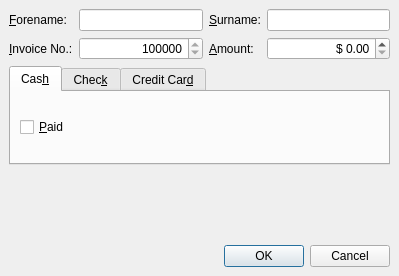
<ui version="4.0" >
 <class>PaymentDlg</class>
 <widget class="QDialog" name="PaymentDlg" >
  <property name="geometry" >
   <rect>
    <x>0</x>
    <y>0</y>
    <width>399</width>
    <height>276</height>
   </rect>
  </property>
  <property name="windowTitle" >
   <string>Payment Form</string>
  </property>
  <layout class="QGridLayout" >
   <property name="margin" >
    <number>9</number>
   </property>
   <property name="spacing" >
    <number>6</number>
   </property>
   <item row="3" column="0" >
    <widget class="QDialogButtonBox" name="buttonBox" >
     <property name="orientation" >
      <enum>Qt::Horizontal</enum>
     </property>
     <property name="standardButtons" >
      <set>QDialogButtonBox::Cancel|QDialogButtonBox::NoButton|QDialogButtonBox::Ok</set>
     </property>
    </widget>
   </item>
   <item row="2" column="0" >
    <spacer>
     <property name="orientation" >
      <enum>Qt::Vertical</enum>
     </property>
     <property name="sizeHint" >
      <size>
       <width>381</width>
       <height>16</height>
      </size>
     </property>
    </spacer>
   </item>
   <item row="1" column="0" >
    <widget class="QTabWidget" name="tabWidget" >
     <property name="currentIndex" >
      <number>0</number>
     </property>
     <widget class="QWidget" name="tab" >
      <attribute name="title" >
       <string>Cas&amp;h</string>
      </attribute>
      <layout class="QHBoxLayout" >
       <property name="margin" >
        <number>9</number>
       </property>
       <property name="spacing" >
        <number>6</number>
       </property>
       <item>
        <widget class="QCheckBox" name="paidCheckBox" >
         <property name="text" >
          <string>&amp;Paid</string>
         </property>
        </widget>
       </item>
      </layout>
     </widget>
     <widget class="QWidget" name="tab_2" >
      <attribute name="title" >
       <string>Chec&amp;k</string>
      </attribute>
      <layout class="QGridLayout" >
       <property name="margin" >
        <number>9</number>
       </property>
       <property name="spacing" >
        <number>6</number>
       </property>
       <item row="1" column="3" >
        <widget class="QLineEdit" name="sortCodeLineEdit" />
       </item>
       <item row="1" column="2" >
        <widget class="QLabel" name="label_8" >
         <property name="text" >
          <string>S&amp;ort Code:</string>
         </property>
         <property name="buddy" >
          <cstring>sortCodeLineEdit</cstring>
         </property>
        </widget>
       </item>
       <item row="0" column="3" >
        <widget class="QLineEdit" name="bankLineEdit" />
       </item>
       <item row="0" column="2" >
        <widget class="QLabel" name="label_7" >
         <property name="text" >
          <string>&amp;Bank:</string>
         </property>
         <property name="buddy" >
          <cstring>bankLineEdit</cstring>
         </property>
        </widget>
       </item>
       <item row="1" column="1" >
        <widget class="QLineEdit" name="accountNumLineEdit" />
       </item>
       <item row="1" column="0" >
        <widget class="QLabel" name="label_6" >
         <property name="text" >
          <string>A&amp;ccount No.:</string>
         </property>
         <property name="buddy" >
          <cstring>accountNumLineEdit</cstring>
         </property>
        </widget>
       </item>
       <item row="0" column="1" >
        <widget class="QLineEdit" name="checkNumLineEdit" />
       </item>
       <item row="0" column="0" >
        <widget class="QLabel" name="label_2" >
         <property name="text" >
          <string>Check &amp;No.:</string>
         </property>
         <property name="buddy" >
          <cstring>checkNumLineEdit</cstring>
         </property>
        </widget>
       </item>
      </layout>
     </widget>
     <widget class="QWidget" name="tab_3" >
      <attribute name="title" >
       <string>Credit Car&amp;d</string>
      </attribute>
      <layout class="QGridLayout" >
       <property name="margin" >
        <number>9</number>
       </property>
       <property name="spacing" >
        <number>6</number>
       </property>
       <item row="0" column="1" colspan="3" >
        <widget class="QLineEdit" name="creditCardLineEdit" />
       </item>
       <item row="0" column="0" >
        <widget class="QLabel" name="label_11" >
         <property name="text" >
          <string>&amp;Number:</string>
         </property>
         <property name="buddy" >
          <cstring>creditCardLineEdit</cstring>
         </property>
        </widget>
       </item>
       <item row="1" column="3" >
        <widget class="QDateEdit" name="expiryDateEdit" >
         <property name="alignment" >
          <set>Qt::AlignRight</set>
         </property>
         <property name="displayFormat" >
          <string>MMM yyyy</string>
         </property>
        </widget>
       </item>
       <item row="1" column="2" >
        <widget class="QLabel" name="label_10" >
         <property name="text" >
          <string>E&amp;xpiry Date</string>
         </property>
         <property name="buddy" >
          <cstring>expiryDateEdit</cstring>
         </property>
        </widget>
       </item>
       <item row="1" column="1" >
        <widget class="QDateEdit" name="validFromDateEdit" >
         <property name="alignment" >
          <set>Qt::AlignRight</set>
         </property>
         <property name="displayFormat" >
          <string>MMM yyyy</string>
         </property>
        </widget>
       </item>
       <item row="1" column="0" >
        <widget class="QLabel" name="label_9" >
         <property name="text" >
          <string>&amp;Valid From:</string>
         </property>
         <property name="buddy" >
          <cstring>validFromDateEdit</cstring>
         </property>
        </widget>
       </item>
      </layout>
     </widget>
    </widget>
   </item>
   <item row="0" column="0" >
    <layout class="QGridLayout" >
     <property name="margin" >
      <number>0</number>
     </property>
     <property name="spacing" >
      <number>6</number>
     </property>
     <item row="0" column="2" >
      <widget class="QLabel" name="label_3" >
       <property name="text" >
        <string>&amp;Surname:</string>
       </property>
       <property name="buddy" >
        <cstring>surnameLineEdit</cstring>
       </property>
      </widget>
     </item>
     <item row="1" column="3" >
      <widget class="QDoubleSpinBox" name="amountSpinBox" >
       <property name="alignment" >
        <set>Qt::AlignRight</set>
       </property>
       <property name="prefix" >
        <string>$ </string>
       </property>
       <property name="maximum" >
        <double>999999.000000000000000</double>
       </property>
      </widget>
     </item>
     <item row="0" column="0" >
      <widget class="QLabel" name="label" >
       <property name="text" >
        <string>&amp;Forename:</string>
       </property>
       <property name="buddy" >
        <cstring>forenameLineEdit</cstring>
       </property>
      </widget>
     </item>
     <item row="1" column="0" >
      <widget class="QLabel" name="label_5" >
       <property name="text" >
        <string>&amp;Invoice No.:</string>
       </property>
       <property name="buddy" >
        <cstring>invoiceNumSpinBox</cstring>
       </property>
      </widget>
     </item>
     <item row="0" column="3" >
      <widget class="QLineEdit" name="surnameLineEdit" />
     </item>
     <item row="0" column="1" >
      <widget class="QLineEdit" name="forenameLineEdit" />
     </item>
     <item row="1" column="2" >
      <widget class="QLabel" name="label_4" >
       <property name="text" >
        <string>&amp;Amount:</string>
       </property>
       <property name="buddy" >
        <cstring>amountSpinBox</cstring>
       </property>
      </widget>
     </item>
     <item row="1" column="1" >
      <widget class="QSpinBox" name="invoiceNumSpinBox" >
       <property name="alignment" >
        <set>Qt::AlignRight</set>
       </property>
       <property name="maximum" >
        <number>999999999</number>
       </property>
       <property name="minimum" >
        <number>1000000</number>
       </property>
       <property name="value" >
        <number>1000000</number>
       </property>
      </widget>
     </item>
    </layout>
   </item>
  </layout>
 </widget>
 <tabstops>
  <tabstop>forenameLineEdit</tabstop>
  <tabstop>surnameLineEdit</tabstop>
  <tabstop>invoiceNumSpinBox</tabstop>
  <tabstop>amountSpinBox</tabstop>
  <tabstop>tabWidget</tabstop>
  <tabstop>paidCheckBox</tabstop>
  <tabstop>checkNumLineEdit</tabstop>
  <tabstop>accountNumLineEdit</tabstop>
  <tabstop>bankLineEdit</tabstop>
  <tabstop>sortCodeLineEdit</tabstop>
  <tabstop>creditCardLineEdit</tabstop>
  <tabstop>validFromDateEdit</tabstop>
  <tabstop>expiryDateEdit</tabstop>
 </tabstops>
 <resources/>
 <connections>
  <connection>
   <sender>buttonBox</sender>
   <signal>accepted()</signal>
   <receiver>PaymentDlg</receiver>
   <slot>accept()</slot>
   <hints>
    <hint type="sourcelabel" >
     <x>259</x>
     <y>258</y>
    </hint>
    <hint type="destinationlabel" >
     <x>145</x>
     <y>260</y>
    </hint>
   </hints>
  </connection>
  <connection>
   <sender>buttonBox</sender>
   <signal>rejected()</signal>
   <receiver>PaymentDlg</receiver>
   <slot>reject()</slot>
   <hints>
    <hint type="sourcelabel" >
     <x>362</x>
     <y>250</y>
    </hint>
    <hint type="destinationlabel" >
     <x>382</x>
     <y>240</y>
    </hint>
   </hints>
  </connection>
 </connections>
</ui>
